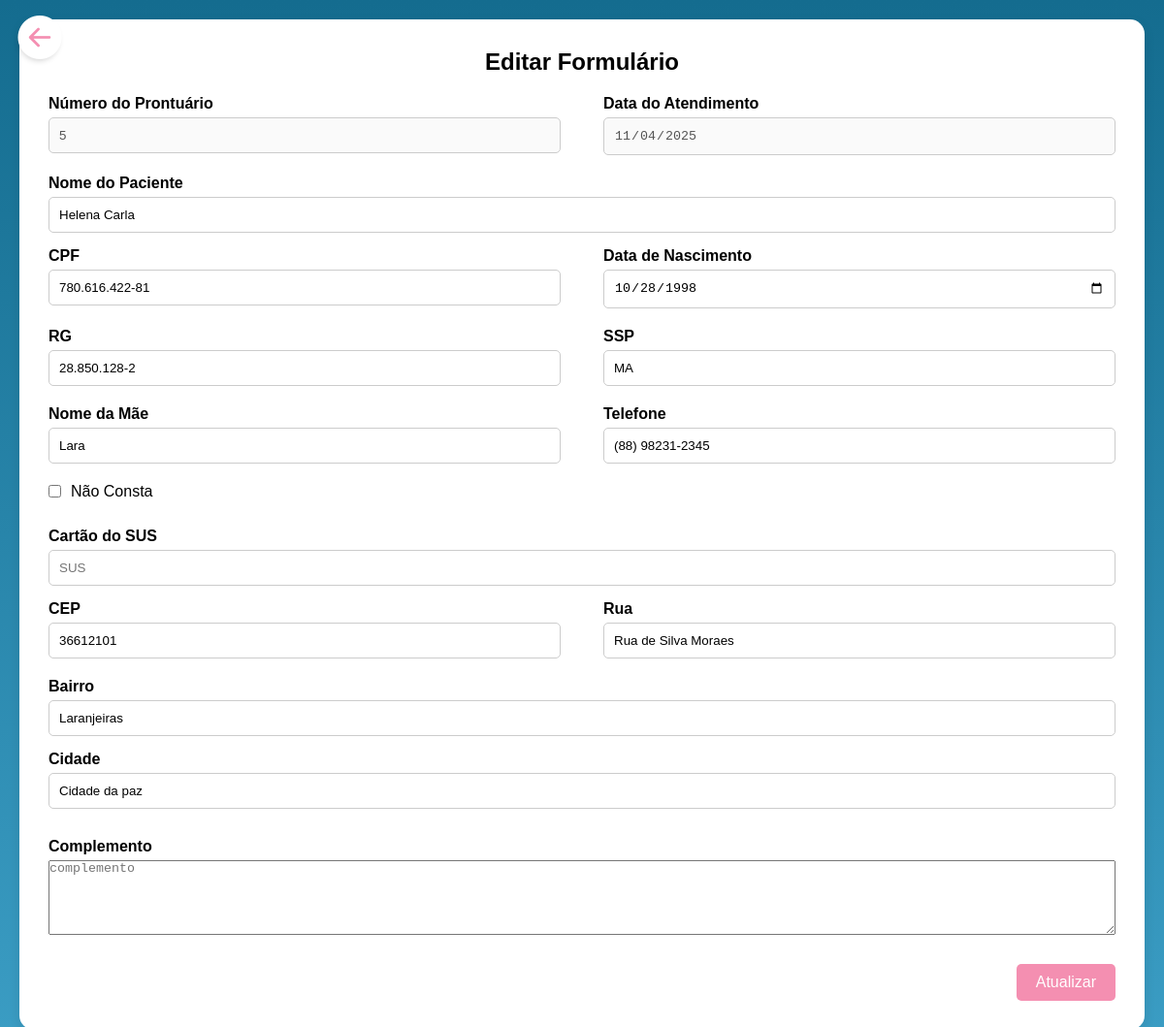
/pages/admin/edit/formularioEdit.php?id=10 (signed in), run on the app's committed database.
### tables this page shows
CREATE TABLE `tbl_prontuario` (
  `id` int(11) NOT NULL,
  `numero_prontuario` int(11) NOT NULL,
  `data_atendimento` date NOT NULL,
  `id_paciente` int(11) NOT NULL,
  `registro` timestamp NOT NULL DEFAULT current_timestamp()
);

CREATE TABLE `tbl_paciente` (
  `id` int(11) NOT NULL,
  `nome` varchar(255) NOT NULL,
  `data_nascimento` date NOT NULL,
  `nome_mae` varchar(255) NOT NULL,
  `mae_nao_consta` tinyint(1) NOT NULL,
  `cpf` varchar(14) NOT NULL,
  `rg` varchar(50) NOT NULL,
  `ssp` varchar(10) NOT NULL,
  `telefone` varchar(50) NOT NULL,
  `cartao_sus` varchar(255) NOT NULL,
  `id_endereco` int(11) NOT NULL,
  `registro` timestamp NOT NULL DEFAULT current_timestamp()
);

CREATE TABLE `tbl_endereco` (
  `id` int(11) NOT NULL,
  `cep` varchar(9) NOT NULL,
  `rua` varchar(255) NOT NULL,
  `bairro` varchar(255) NOT NULL,
  `cidade` varchar(255) NOT NULL,
  `complemento` text NOT NULL
);

### pages/admin/edit/formularioEdit.php (the view, shortened to what this page needs)
<?php
    include('../../../db/conexao.php');
    $mysqli->set_charset("utf8");
    $id = $_GET['id'] ?? '';
    $id = trim($id);
?>
<!DOCTYPE html>
<html lang="en">
<head>
    <link rel="stylesheet" href="https://cdn.jsdelivr.net/npm/bootstrap-icons@1.10.5/font/bootstrap-icons.css">
    <link rel="stylesheet" href="../../../css/formulario.css">
</head>
<body>
    <div class="back-btn">
        <a href="../prontuarios.php"><i class="bi bi-arrow-left-circle-fill" id="iconeVoltar"></i></a>
    </div>
    <form method="post" class="container">
        <h2>Editar Formulário</h2>
        <?php
            try {
                $stmt_sql = $mysqli->prepare("SELECT pr.id AS prontuarioId, pr.numero_prontuario, pr.data_atendimento , pa.nome, pa.cpf, pa.data_nascimento,
                pa.rg, pa.ssp, pa.nome_mae, pa.mae_nao_consta,
                pa.telefone, pa.cartao_sus,
                en.id AS enderecoId, en.cep, en.rua, en.bairro, en.cidade, en.complemento
                FROM tbl_prontuario pr
                JOIN tbl_paciente pa ON pa.id = pr.id_paciente
                JOIN tbl_endereco en ON en.id = pa.id_endereco
                WHERE pr.id = ?
                LIMIT 1;");
                $stmt_sql->bind_param("i", $id);
                $stmt_sql->execute();
                $result = $stmt_sql->get_result();
                if($result->num_rows == 0) {
                    echo "<p style='text-align:center; color:gray;'>Prontuário não encontrado.</p>";
                } else {
                    while($row = $result->fetch_assoc()) {
                            $numero_prontuario = htmlspecialchars($row['numero_prontuario']);
                            $data_atendimento = htmlspecialchars($row['data_atendimento']);
                            $nome = htmlspecialchars($row['nome']);
                            $cpf = htmlspecialchars($row['cpf']);
                            $data_nascimento = htmlspecialchars($row['data_nascimento']);
                            $rg = htmlspecialchars($row['rg']);
                            $ssp = htmlspecialchars($row['ssp']);
                            $nome_mae = htmlspecialchars($row['nome_mae']);
                            $mae_nao_consta = htmlspecialchars($row['mae_nao_consta']);
                            $telefone = htmlspecialchars($row['telefone']);
                            $cartao_sus = htmlspecialchars($row['cartao_sus']);
                            $cep = htmlspecialchars($row['cep']);
                            $rua = htmlspecialchars($row['rua']);
                            $bairro = htmlspecialchars($row['bairro']);
                            $cidade = htmlspecialchars($row['cidade']);
                            $complemento = htmlspecialchars($row['complemento']);
        ?>
        <div class="form-row">
            <div class="form-group">
                <label for="prontuario">Número do Prontuário</label>
                <input type="number" id="numero_prontuario" value="<?php echo $numero_prontuario ?>" name="numero_prontuario" placeholder="Nº Prontuário" disabled>
            </div>
            <div class="form-group">
                <label for="atendimento">Data do Atendimento</label>
                <input type="date" id="data_atendimento" value="<?php echo date("Y-m-d", strtotime($data_atendimento)) ?>" name="data_atendimento" placeholder="Dia / Mês / Ano" disabled>
            </div>
        </div>
        <div class="form-group">
            <label for="nome">Nome do Paciente</label>
            <input type="text" id="nome" value="<?php echo $nome ?>" name="nome" placeholder="Nome" required>
        </div>
        <div class="form-row">
            <div class="form-group">
                <label for="cpf">CPF</label>
                <input type="text" id="cpf" value="<?php echo $cpf ?>" name="cpf" placeholder="CPF" required>
            </div>
            <div class="form-group">
                <label for="nascimento">Data de Nascimento</label>
                <input type="date" id="nascimento" value="<?php echo date('Y-m-d', strtotime($data_nascimento)) ?>" name="data_nascimento" placeholder="Dia / Mês / Ano" required>
            </div>
        </div>
        <div class="form-row">
            <div class="form-group">
                <label for="rg">RG</label>
                <input type="text" id="rg" value="<?php echo $rg ?>" name="rg" placeholder="RG" required>
            </div>
            <div class="form-group">
                <label for="ssp">SSP</label>
                <input type="text" id="ssp" value="<?php echo $ssp ?>" name="ssp" placeholder="SSP" required>
            </div>
        </div>
        <div class="form-row">
            <div class="form-group">
                <label for="nome-mae">Nome da Mãe</label>
                <input type="text" id="nome-mae" value="<?php echo $nome_mae ?>" name="nome_mae" placeholder="Nome da Mãe">
            </div>
            <div class="form-group">
                <label for="telefone">Telefone</label>
                <input type="text" id="telefone" value="<?php echo $telefone ?>" name="telefone" placeholder="Telefone" required>
            </div>
        </div>
        <div class="form-row">
            <div class="checkbox-group">
                <input type="checkbox" id="nao-consta-mae" name="nome_mae_consta"  <?php echo ($mae_nao_consta == 1) ? 'checked': ""; ?>>
                <label for="nao-consta-mae">Não Consta</label>
            </div>
        </div>
        <br>
        <div class="form-group">
            <label for="sus">Cartão do SUS</label>
            <input type="text" id="sus" value="<?php echo $cartao_sus ?>" name="cartao_sus" placeholder="SUS">
        </div>
        <div class="form-row">
            <div class="form-group">
                <label for="cep">CEP</label>
                <input type="text" id="cep" value="<?php echo $cep ?>" name="cep" placeholder="cep" required>
            </div>
            <div class="form-group">
                <label for="rua">Rua</label>
                <input type="text" id="rua" value="<?php echo $rua ?>" name="rua" placeholder="Rua" required>
            </div>
        </div>
        <div class="form-group">
            <div class="form-group">
                <label for="rua">Bairro</label>
                <input type="text" id="bairro" value="<?php echo $bairro ?>" name="bairro" placeholder="bairro" required>
            </div>
            <div class="form-group">
                <label for="cidade">Cidade</label>
                <input type="text" id="cidade" value="<?php echo $cidade ?>" name="cidade" placeholder="Cidade" required>
            </div>
        </div>
        <div class="form-group">
            <div class="form-group">
                <label for="cidade">Complemento</label>
                <textarea rows="5" cols="30" id="complemento" name="complemento" placeholder="complemento"><?php echo htmlspecialchars($complemento) ?></textarea>
            </div>
        </div>
        <?php
                    }
                }
            } catch(Exception $e) {
                echo "<p style='color:red; text-align:center;'>Erro ao buscar formulário.</p>";
                error_log("Error ao bsucar formulário. " . $e->getMessage());
            }
        ?>
        <div class="submit-btn">
            <button type="submit" name="atualizar">Atualizar</button>
        </div>
    </form>
</body>
</html>

### css/formulario.css (style rules this page uses)
* { margin: 0; padding: 0; box-sizing: border-box; }
body { font-family: Arial, sans-serif; display: flex; justify-content: center; align-items: flex-start; padding: 20px; min-height: 100vh; }
.container { background-color: #fff; padding: 30px; border-radius: 15px; box-shadow: 0 4px 12px rgba(0, 0, 0, 0.1); max-width: 1200px; width: 100%; }
.container h2 { text-align: center; margin-bottom: 20px; }
.form-group { display: flex; flex-direction: column; margin-bottom: 15px; width: 100%; }
.form-group label { font-weight: bold; margin-bottom: 5px; }
.form-group input { padding: 10px; border: 1px solid #ccc; border-radius: 5px; width: 100%; }
.form-row { display: flex; flex-wrap: wrap; justify-content: space-between; }
.form-row .form-group { flex: 0 0 48%; margin-bottom: 20px; }
.checkbox-group { display: flex; align-items: center; margin-bottom: 10px; }
.checkbox-group input[type="checkbox"] { margin-right: 10px; }
.submit-btn { display: flex; justify-content: flex-end; }
.submit-btn button { padding: 10px 20px; background-color: #f48fb1; border: none; border-radius: 5px; color: white; cursor: pointer; font-size: 16px; }
.back-btn { position: fixed; top: 20px; left: 20px; background-color: #f48fb1; color: white; border: none; border-radius: 50%; width: 40px; height: 40px; display: flex; justify-content: center; align-items: center; font-size: 18px; cursor: pointer; box-shadow: 0 2px 6px rgba(0, 0, 0, 0.2); }
#iconeVoltar { color: white; font-size: 250%; margin-left: 2%; cursor: pointer; }

### pages/admin/edit/formularioEdit.php (style rules this page uses)
body { background: #146c8f; background: linear-gradient(180deg,rgba(20, 108, 143, 1) 0%, rgba(59, 157, 196, 1) 100%); }

### data on the page
tbl_prontuario: numero_prontuario "5", data_atendimento "11/04/2025", nome "Helena Carla", cpf "780.616.422-81", data_nascimento "10/28/1998", rg "28.850.128-2", ssp "MA", nome_mae "Lara", telefone "(88) 98231-2345", cep "36612101", rua "Rua de Silva Moraes", bairro "Laranjeiras", cidade "Cidade da paz"
